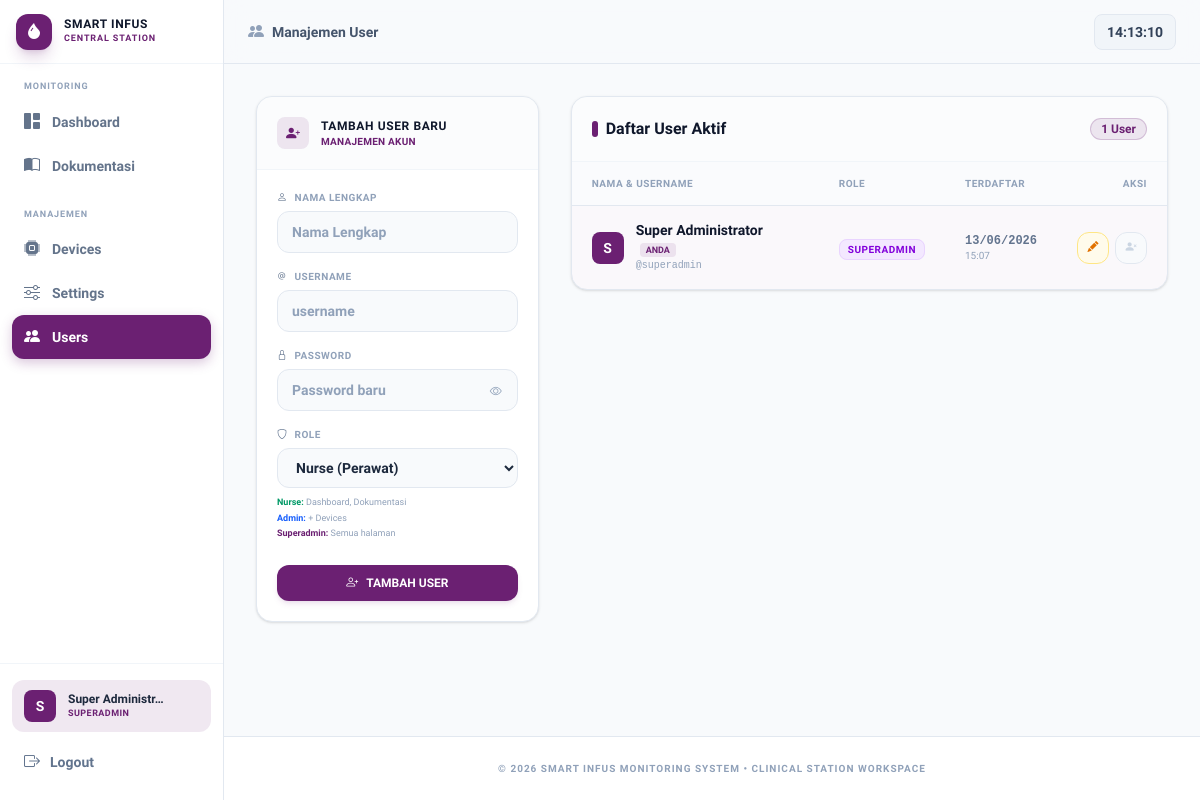
/users.php (signed in), run on the app's committed database.
### tables this page shows
CREATE TABLE IF NOT EXISTS `users` (
  `id`         INT(11)      NOT NULL AUTO_INCREMENT,
  `username`   VARCHAR(50)  NOT NULL UNIQUE,
  `password`   VARCHAR(255) NOT NULL,
  `nama`       VARCHAR(100) NOT NULL DEFAULT '',
  `role`       ENUM('superadmin','admin','nurse') NOT NULL DEFAULT 'nurse',
  `aktif`      TINYINT(1)   NOT NULL DEFAULT 1,
  `created_at` TIMESTAMP    NOT NULL DEFAULT CURRENT_TIMESTAMP,
  PRIMARY KEY (`id`)
);

### users.php (the view, shortened to what the rows shown need)
<?php
require_once __DIR__ . '/config/auth.php';
$db      = getDB();
if (!function_exists('esc')) {
    function esc($string) {
        return htmlspecialchars($string ?? '', ENT_QUOTES, 'UTF-8');
    }
}
$currentUser = getCurrentUser();
$currentId   = (int)($currentUser['id'] ?? 0);
$editUser = null;
$users = $db->query("SELECT * FROM users WHERE aktif = 1 ORDER BY id ASC")->fetchAll();
?>
<!DOCTYPE html>
<html lang="id">
<head>
  <link rel="stylesheet" href="assets/css/style.css" />
  <link rel="stylesheet" href="https://cdn.jsdelivr.net/npm/bootstrap-icons@1.11.3/font/bootstrap-icons.min.css" />
</head>
<body class="bg-slate-50 text-slate-800 min-h-screen flex flex-col selection:bg-[#6b2072]/10 selection:text-[#6b2072]">
  <?php require __DIR__ . '/config/navbar.php'; ?>
  <main class="max-w-7xl mx-auto w-full px-4 sm:px-6 lg:px-8 py-8 flex-1">
    <div class="grid grid-cols-1 lg:grid-cols-3 gap-8 items-start">
      <div class="bg-white border border-slate-200 rounded-2xl shadow-sm overflow-hidden lg:sticky lg:top-24">
        <div class="p-5 border-b border-slate-100 bg-slate-50/50 flex items-center gap-3">
          <div>
            <h2 class="text-xs font-black text-slate-900 tracking-wider uppercase"><?= $editUser ? 'Edit User' : 'Tambah User Baru' ?></h2>
          </div>
        </div>
      </div>
      <div class="bg-white border border-slate-200 rounded-2xl shadow-sm overflow-hidden lg:col-span-2">
        <div class="p-5 border-b border-slate-100 bg-slate-50/50 flex items-center justify-between">
          <div>
            <h2 class="text-base font-bold text-slate-900 flex items-center gap-2">
              <span class="w-1.5 h-4 bg-[#6b2072] rounded-full inline-block"></span>
              Daftar User Aktif
            </h2>
          </div>
        </div>
        <div class="overflow-x-auto">
          <table class="w-full text-left border-collapse">
            <thead>
              <tr class="bg-slate-50/70 border-b border-slate-200 text-[10px] font-bold text-slate-400 tracking-wider uppercase">
                <th class="py-3.5 px-5">Nama &amp; Username</th>
                <th class="py-3.5 px-5">Role</th>
                <th class="py-3.5 px-5">Terdaftar</th>
                <th class="py-3.5 px-5 text-right">Aksi</th>
              </tr>
            </thead>
            <tbody class="divide-y divide-slate-100 text-sm">
              <?php foreach ($users as $u):
                $isMe = (int)$u['id'] === $currentId;
                $roleBg = match($u['role']) {
                    'superadmin' => 'bg-purple-100 text-purple-700 border-purple-200',
                    'admin'      => 'bg-blue-100 text-blue-700 border-blue-200',
                    'nurse'      => 'bg-emerald-100 text-emerald-700 border-emerald-200',
                    default      => 'bg-slate-100 text-slate-600 border-slate-200',
                };
                $roleLabel = match($u['role']) {
                    'superadmin' => 'Superadmin',
                    'admin'      => 'Admin',
                    'nurse'      => 'Nurse',
                    default      => ucfirst($u['role']),
                };
              ?>
              <tr class="hover:bg-slate-50/60 transition-colors <?= $isMe ? 'bg-[#6b2072]/3' : '' ?>">
                <td class="py-4 px-5">
                  <div class="flex items-center gap-3">
                    <div class="w-8 h-8 rounded-lg flex items-center justify-center text-sm font-black text-white flex-shrink-0"
                         style="background:<?= $u['role'] === 'superadmin' ? '#6b2072' : ($u['role'] === 'admin' ? '#2563eb' : '#059669') ?>;">
                      <?= mb_strtoupper(mb_substr($u['nama'], 0, 1)) ?>
                    </div>
                    <div>
                      <div class="font-bold text-slate-900 leading-tight">
                        <?= esc($u['nama']) ?>
                        <?php if ($isMe): ?><span class="ml-1 text-[9px] font-black text-[#6b2072] bg-[#6b2072]/10 px-1.5 py-0.5 rounded">ANDA</span><?php endif; ?>
                      </div>
                      <div class="text-[10px] font-mono text-slate-400 mt-0.5">@<?= esc($u['username']) ?></div>
                    </div>
                  </div>
                </td>
                <td class="py-4 px-5">
                  <span class="text-[10px] font-black px-2 py-1 rounded-lg border <?= $roleBg ?> uppercase tracking-wider">
                    <?= $roleLabel ?>
                  </span>
                </td>
                <td class="py-4 px-5">
                  <div class="text-xs font-semibold text-slate-500 font-mono">
                    <?= date('d/m/Y', strtotime($u['created_at'])) ?>
                  </div>
                  <div class="text-[10px] text-slate-400"><?= date('H:i', strtotime($u['created_at'])) ?></div>
                </td>
                <td class="py-4 px-5 text-right">
                  <div class="flex items-center justify-end gap-1.5">
                    <a href="users.php?edit=<?= (int)$u['id'] ?>" title="Edit User"
                       class="w-8 h-8 bg-amber-50 border border-amber-200 text-amber-600 hover:bg-amber-500 hover:text-white rounded-xl flex items-center justify-center transition-all active:scale-90">
                      <i class="bi bi-pencil-fill text-[11px]"></i>
                    </a>
                    <?php if (!$isMe): ?>
                    <form method="POST" action="users.php" class="inline"
                          onsubmit="return confirm('Nonaktifkan user <?= esc(addslashes($u['nama'])) ?>?')">
                      <input type="hidden" name="action" value="deactivate" />
                      <input type="hidden" name="user_id" value="<?= (int)$u['id'] ?>" />
                      <button type="submit" title="Nonaktifkan"
                              class="w-8 h-8 bg-rose-50 border border-rose-200 text-rose-600 hover:bg-rose-500 hover:text-white rounded-xl flex items-center justify-center cursor-pointer transition-all active:scale-90">
                        <i class="bi bi-person-x-fill text-[11px]"></i>
                      </button>
                    </form>
                    <?php else: ?>
                    <div class="w-8 h-8 bg-slate-50 border border-slate-200 text-slate-300 rounded-xl flex items-center justify-center cursor-not-allowed" title="Tidak bisa nonaktifkan diri sendiri">
                      <i class="bi bi-person-x-fill text-[11px]"></i>
                    </div>
                    <?php endif; ?>
                  </div>
                </td>
              </tr>
              <?php endforeach; ?>
            </tbody>
          </table>
        </div>
      </div>
    </div>
  </main>
</body>
</html>

### config/navbar.php (shortened to what the rows shown need)
<?php
require_once __DIR__ . '/auth.php';
$_isLoggedIn  = isLoggedIn();
$_user        = getCurrentUser();
$_userRole    = $_user['role'] ?? '';
$_userName    = $_user['nama'] ?? '';
$_roleLabel = match($_userRole) {
    'superadmin' => 'Superadmin',
    'admin'      => 'Admin',
    'nurse'      => 'Nurse',
    default      => '',
};
$_roleColor = match($_userRole) {
    'superadmin' => '#6b2072',
    'admin'      => '#2563eb',
    'nurse'      => '#059669',
    default      => '#94a3b8',
};
$_roleBg = match($_userRole) {
    'superadmin' => 'rgba(107,32,114,0.10)',
    'admin'      => 'rgba(37,99,235,0.10)',
    'nurse'      => 'rgba(5,150,105,0.10)',
    default      => 'rgba(148,163,184,0.10)',
};
$_displayName = mb_strlen($_userName) > 16 ? mb_substr($_userName, 0, 15) . '…' : $_userName;
?>
<aside id="app-sidebar"
  class="hidden md:flex flex-col fixed top-0 left-0 h-screen w-56 z-40"
  style="background:#fff;border-right:1px solid #e2e8f0;">
  <div class="flex-shrink-0 px-3 py-4 border-t border-slate-100">
    <?php if ($_isLoggedIn): ?>
    <div class="flex items-center gap-3 px-3 py-2.5 rounded-xl mb-2"
         style="background:<?= $_roleBg ?>;">
      <div class="w-8 h-8 rounded-lg flex items-center justify-center text-sm font-black text-white flex-shrink-0"
           style="background:<?= $_roleColor ?>;">
        <?= mb_strtoupper(mb_substr($_userName ?: $_roleLabel, 0, 1)) ?>
      </div>
      <div class="min-w-0 flex-1">
        <div class="text-xs font-bold text-slate-800 truncate leading-tight"><?= htmlspecialchars($_displayName ?: 'User') ?></div>
        <div class="text-[9px] font-black uppercase tracking-wider" style="color:<?= $_roleColor ?>;"><?= htmlspecialchars($_roleLabel) ?></div>
      </div>
    </div>
    <a href="logout.php"
       onclick="return confirm('Yakin ingin logout?')"
       class="flex items-center gap-2.5 w-full px-3 py-2.5 rounded-xl text-sm font-semibold text-slate-500 transition-all"
       onmouseover="this.style.background='#fef2f2';this.style.color='#dc2626';"
       onmouseout="this.style.background='';this.style.color='#64748b';">
      <i class="bi bi-box-arrow-right text-base"></i><span>Logout</span>
    </a>
    <?php endif; ?>
  </div>
</aside>

### data on the page
users: nama "S", nama "Super Administr…", role "SUPERADMIN", nama "Super Administrator", shows "ANDA", username "superadmin", created_at "13/06/2026", created_at "15:07"

### other printed values
$label "Dashboard Devices Settings Users"
$pageTitle['label'] "Manajemen User"
count($users) "1"
